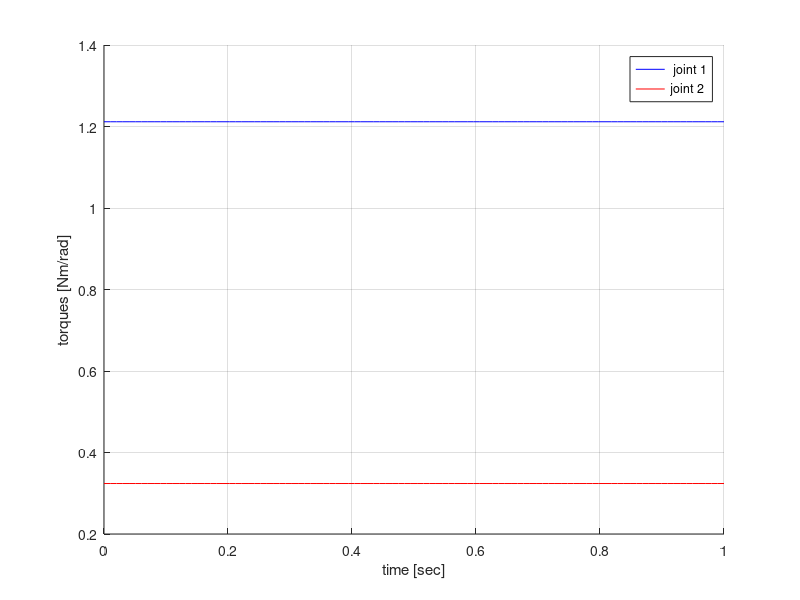
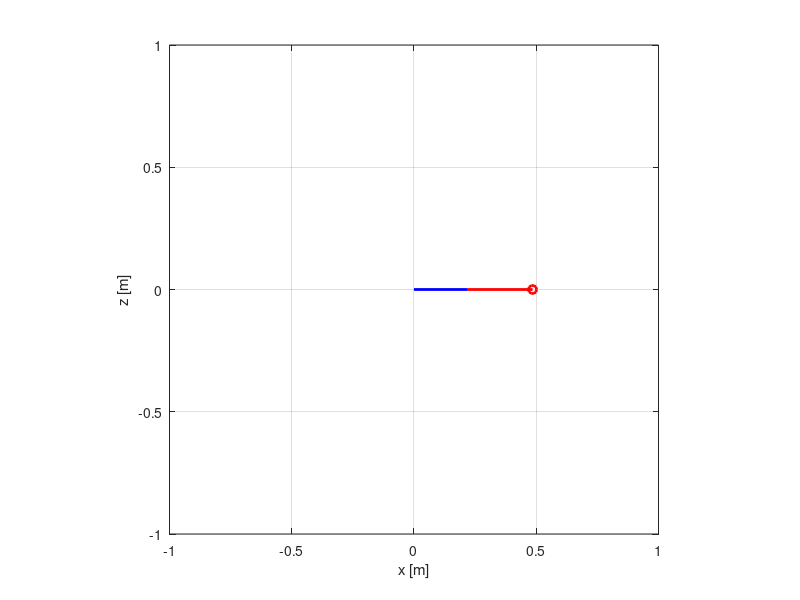

MATLAB code for these plots, in order:
  %%%%%%%%%%%%%%%%%%%%%%%%%%%%%%%%%%%%%%%%%%%%%%%%%%%%%%%%%%%%%%%%%%%%%%%%%%
%
%    the inverse dynamics of the 2-dof planar robotic arm
%
%%%%%%%%%%%%%%%%%%%%%%%%%%%%%%%%%%%%%%%%%%%%%%%%%%%%%%%%%%%%%%%%%%%%%%%%%%

clear all; close all; clc

%%  %%%%%%%%%%%%%%%%%%%%%%%  motion profiles
%=======================  joint 1
A1 = 0; % magnitude
f1 = pi; % frequency

%=======================  joint 2
A2 = 0; % magnitude
f2 = 3*pi; % frequency

g = 9.801; % gravity constant

%% %%%%%%%%%%%%%%%%%%%%%%%%%%%%  link properties
%Unit is in name(kg, M und so weiter)
MX_28kg = 0.083; %kg
MX_64kg = 0.126; %kg
MX_106kg = 0.153; %kg
Gir4derholeskg = 0.0368543801; %kg  
Gir4derholesM = 0.127; %meter
Gir2derholeskg = 0.0226796185; %kg
Gir2derholesM = 0.0635; % meter
SingleAxisAdapterkg = 0.0170097139; %kg
Gripperkg = 0.058; %kg
GripperM = 0.125; %meter
%======================================  link 1
L1 = 0.22; % length [m]
c1 = ((0.041*0.0278/2)+(Gir4derholeskg*(0.0278+(0.127/2)))+(MX_64kg*(0.0278+0.127+(0.0611/2))))/(0.041+Gir4derholeskg+MX_64kg); % mass center
m1 = MX_64kg+Gir4derholeskg+0.041; % mass [kg]
I1 = 1/12*m1*L1^2; % moment of inertia - WIP
%======================================  link 2
L2 = 0.265; % length [m]
c2 = ((0.041*0.0278/2)+(Gir2derholeskg*(0.0278+(0.0635/2)))+((2*MX_28kg)*(0.0278+0.0635+(0.05/2)))+(Gripperkg*(0.0278+0.0635+0.05+(0.125/2))))/(0.041+Gir2derholeskg+(2*MX_28kg)+Gripperkg); % mass center
m2 = Gripperkg+Gir2derholeskg+0.041+2*MX_28kg; % mass [kg] - 0.041 from the attachmentthingy on the motor
I2 = 1/12*m2*L2^2; % moment of inertia - WIP

%% %%%%%%%%%%%%%%%%%% dynamic simulation
%%%%%%%%%%%%%%%%%%% discrete time
T = 1; % second
N = 100; % resolution
i = 0; 
for t = linspace(0, T, N)
    %%%%%%%%%%%%%%%%%%%%%%%%%%%%%% instantaneous time
    i = i + 1; time(i) = t; 
    
    %%%%%%%%%%%%%%% Joint 1: angular displacement, velocity, acceleration
    theta_1(i) = A1*sin(f1*t); dtheta_1(i) = A1*f1*cos(f1*t); 
    ddtheta_1(i) = -A1*f1^2*sin(f1*t); 
    
    %%%%%%%%%%%%%%% Joint 1: angular displacement, velocity, acceleration
    theta_2(i) = A2*sin(f2*t); dtheta_2(i) = A2*f2*cos(f2*t);
    ddtheta_2(i) = -A2*f2^2*sin(f2*t); 
    
    %%%%%%%%%%%%%%%%%%%%%%%%%%%  coefficients of dynamic equation
    H11 = m1*c1^2 + I1 + m2*(L1^2 + c2^2 + 2*L1*c2*cos(theta_2(i))) + I2;
    H22 = m2*c2^2 + I2; 
    H12 = m2*(c2^2 + L1*c2*cos(theta_2(i))) + I2; 
    h = m2*L1*c2*sin(theta_2(i)); 
    G1 = m1*c1*g*cos(theta_1(i)) ...
        + m2*g*(c2*cos(theta_1(i) + theta_2(i)) + L1*cos(theta_1(i))); 
    G2 = m2*g*c2*cos(theta_1(i) + theta_2(i));
    
    %%%%%%%%%%%%%%%%%%%%%%%%%%%%%%%%%%%%%  actuator torques
    tau_1(i) = H11*ddtheta_1(i) + H12*ddtheta_2(i) - h*(dtheta_2(i))^2 ...
        -2*h*dtheta_1(i)*dtheta_2(i) + G1;
    tau_2(i) = H22*ddtheta_2(i) + H12*ddtheta_1(i) + h*(dtheta_1(i))^2 + G2;
    
    %%%%%%%%%%%%%%%%%%%%%%%%%%%%%%%%%%%  link positions
    %%%%%%%%%%%%%%%%%% link 1
    X1(i) = L1*cos(theta_1(i)); Y1(i) = L1*sin(theta_1(i)); 
    x1(i) = 0.5*X1(i); y1(i) = 0.5*Y1(i); 
    %%%%%%%%%%%%%%%%%% link 2
    X2(i) = X1(i) + L2*cos(theta_1(i) + theta_2(i)); 
    Y2(i) = Y1(i) + L2*sin(theta_1(i) + theta_2(i)); 
    x2(i) = X1(i) + 0.5*X2(i); Y2(i) = Y1(i) + 0.5*Y2(i); 
    
end

torque_1 = [time; tau_1]'; torque_2 = [time; tau_2]'; 

%% %%%%%%%%%%%%%%%%%%%%%%%%%%%%%%%%%% plot the motion profiles
%figure(2)
%clf
%figure(2)
%subplot(3, 1, 1)
%hold on
%plot(time, theta_1, 'b')
%plot(time, theta_2, 'r')
%hold off
%legend('joint 1', 'joint 2')
%grid on; 
%xlabel('time [sec]'); ylabel('angular displacement [rad]'); 
%subplot(3, 1, 2)
%hold on
%plot(time, dtheta_1, 'b')
%plot(time, dtheta_2, 'r')
%hold off
%grid on; 
%xlabel('time [sec]'); ylabel('angular velocity [rad/s]'); 
%subplot(3, 1, 3)
%hold on
%plot(time, ddtheta_1, 'b')
%plot(time, ddtheta_2, 'r')
%hold off
%grid on; 
%xlabel('time [sec]'); ylabel('angular acceleration [rad/s^2]'); 

%% %%%%%%%%%%%%%%%%%%%%%%%%%%%%%%%%%% plot the motor torques
figure(1)
clf
figure(1)
hold on
plot(time, tau_1, 'b')
plot(time, tau_2, 'r')
hold off
legend(' joint 1', 'joint 2')
grid on; 
xlabel('time [sec]'); ylabel('torques [Nm/rad]'); 

disp(tau_1) 
%% %%%%%%%%%%%%%%%%%%%%%%%%%%%%%%%  plot the link
figure(2)
clf
figure(2)
hold on 
axis equal; grid on; axis([-1 1 -1 1]); 
xlabel('x [m]'); ylabel('z [m]'); 
set(gca,'NextPlot','replaceChildren');
for j = 1 : N  
    plot(0, 0, 'ko', 'MarkerSize', 6, 'Linewidth', 2)  
    plot(X1(j), Y1(j), 'bo', 'MarkerSize', 6, 'Linewidth', 2)
    plot(X2(j), Y2(j), 'ro', 'MarkerSize', 6, 'Linewidth', 2)
    line([0 X1(j)], [0 Y1(j)], 'Color', 'b', 'Linewidth', 2); 
    line([X1(j) X2(j)], [Y1(j) Y2(j)], 'Color', 'r', 'Linewidth', 2);  
    F(j) = getframe; 
end
hold off
movie(F); 